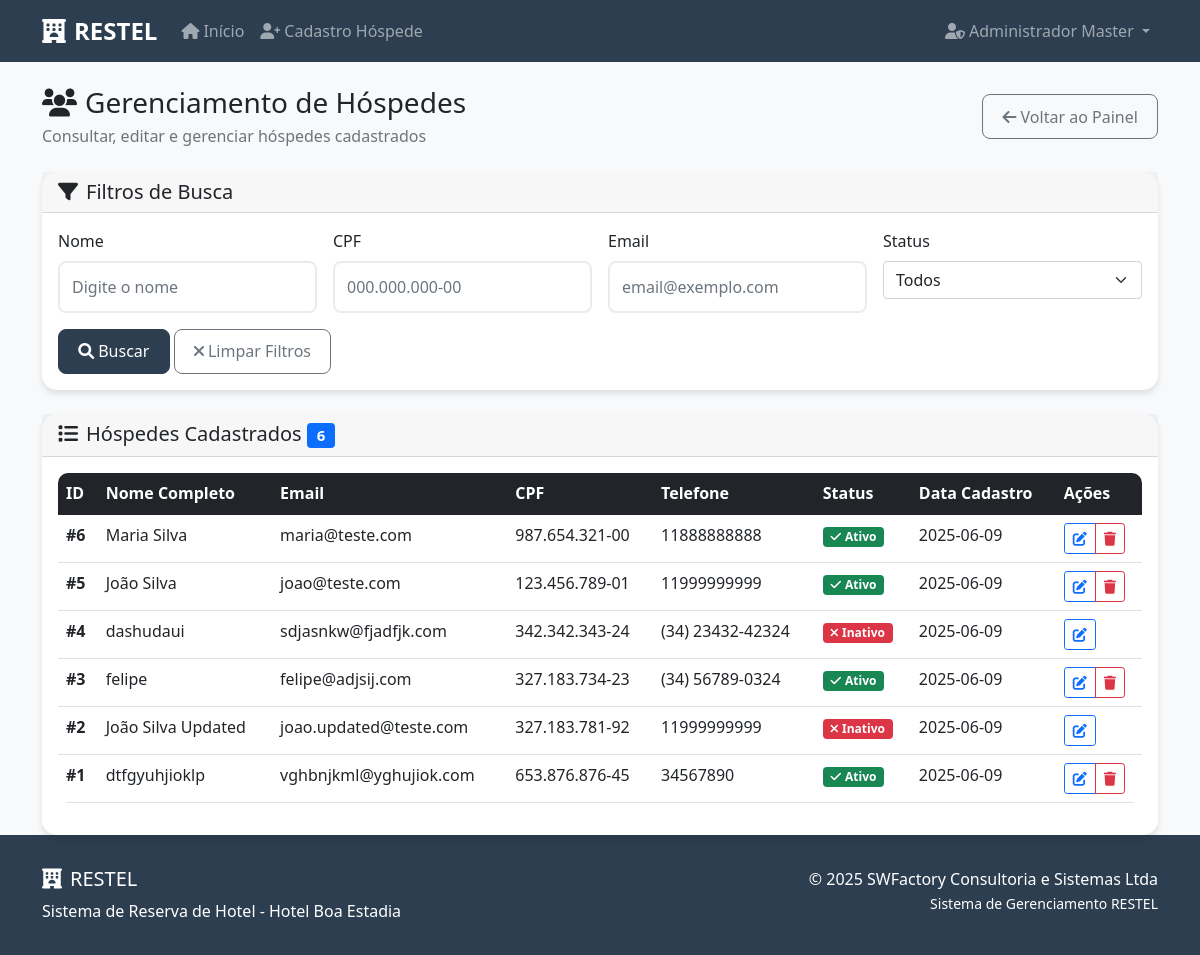
The app's page /admin/hospedes (signed in), older data.
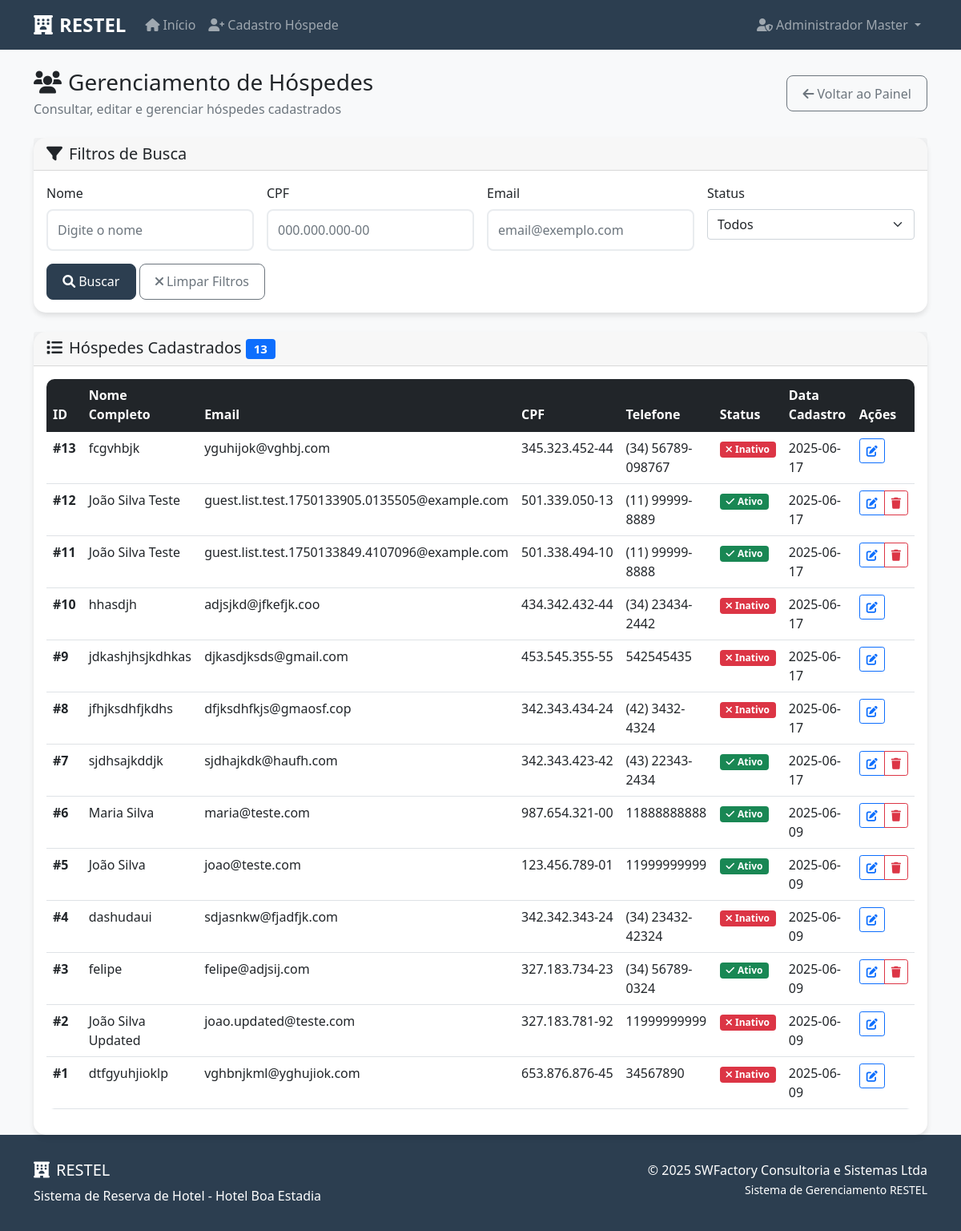
The same page, newer data.
### tables this page shows
CREATE TABLE hospedes (
            id INTEGER PRIMARY KEY AUTOINCREMENT,
            nome_completo TEXT NOT NULL,
            email TEXT UNIQUE NOT NULL,
            cpf TEXT UNIQUE NOT NULL,
            telefone TEXT NOT NULL,
            senha TEXT NOT NULL,
            ativo BOOLEAN DEFAULT 1,
            data_cadastro TIMESTAMP DEFAULT CURRENT_TIMESTAMP
        );

### src/restel/app.py (the view)
@app.route('/admin/hospedes')
def gerenciar_hospedes():
    if 'admin_id' not in session:
        flash('Acesso negado! Faça login como administrador.', 'error')
        return redirect(url_for('login_admin'))
    conn = get_db_connection()
    filtro_nome = request.args.get('nome', '')
    filtro_cpf = request.args.get('cpf', '')
    filtro_email = request.args.get('email', '')
    filtro_status = request.args.get('status', '')
    query = 'SELECT * FROM hospedes WHERE 1=1'
    params = []
    if filtro_nome:
        query += ' AND nome_completo LIKE ?'
        params.append(f'%{filtro_nome}%')
    if filtro_cpf:
        cpf_limpo = re.sub('[^0-9]', '', filtro_cpf)
        query += ' AND cpf LIKE ?'
        params.append(f'%{cpf_limpo}%')
    if filtro_email:
        query += ' AND email LIKE ?'
        params.append(f'%{filtro_email}%')
    if filtro_status:
        if filtro_status == 'ativo':
            query += ' AND ativo = 1'
        elif filtro_status == 'inativo':
            query += ' AND ativo = 0'
    query += ' ORDER BY data_cadastro DESC'
    hospedes = conn.execute(query, params).fetchall()
    conn.close()
    return render_template('admin_hospedes.html', hospedes=hospedes,
                         filtro_nome=filtro_nome, filtro_cpf=filtro_cpf,
                         filtro_email=filtro_email, filtro_status=filtro_status)

### src/restel/app.py (called while the page is built)
def get_db_connection():
    from flask import current_app
    db_path = current_app.config.get('DATABASE', DATABASE)
    conn = sqlite3.connect(db_path)
    conn.row_factory = sqlite3.Row
    return conn

### src/restel/templates/admin_hospedes.html (shortened to what this page needs)
{% extends "base.html" %}
{% block content %}
<div class="container mt-4">
    <div class="row">
        <div class="col-12">
            <div class="d-flex justify-content-between align-items-center mb-4">
                <div>
                    <h1 class="h3 mb-1">
                        <i class="fas fa-users me-2"></i>Gerenciamento de Hóspedes
                    </h1>
                    <p class="text-muted mb-0">Consultar, editar e gerenciar hóspedes cadastrados</p>
                </div>
                <a href="{{ url_for('painel_admin') }}" class="btn btn-outline-secondary">
                    <i class="fas fa-arrow-left me-1"></i>Voltar ao Painel
                </a>
            </div>
        </div>
    </div>
    <div class="row">
        <div class="col-12">
            <div class="card mb-4">
                <div class="card-header">
                    <h5 class="mb-0">
                        <i class="fas fa-filter me-2"></i>Filtros de Busca
                    </h5>
                </div>
                <div class="card-body">
                    <form method="GET" action="{{ url_for('gerenciar_hospedes') }}">
                        <div class="row g-3">
                            <div class="col-md-3">
                                <label for="nome" class="form-label">Nome</label>
                                <input type="text" class="form-control" id="nome" name="nome"
                                       value="{{ filtro_nome }}" placeholder="Digite o nome">
                            </div>
                            <div class="col-md-3">
                                <label for="cpf" class="form-label">CPF</label>
                                <input type="text" class="form-control" id="cpf" name="cpf"
                                       value="{{ filtro_cpf }}" placeholder="000.000.000-00">
                            </div>
                            <div class="col-md-3">
                                <label for="email" class="form-label">Email</label>
                                <input type="email" class="form-control" id="email" name="email"
                                       value="{{ filtro_email }}" placeholder="email@exemplo.com">
                            </div>
                            <div class="col-md-3">
                                <label for="status" class="form-label">Status</label>
                                <select class="form-select" id="status" name="status">
                                    <option value="">Todos</option>
                                </select>
                            </div>
                        </div>
                        <div class="row mt-3">
                            <div class="col-12">
                                <button type="submit" class="btn btn-primary">
                                    <i class="fas fa-search me-1"></i>Buscar
                                </button>
                                <a href="{{ url_for('gerenciar_hospedes') }}" class="btn btn-outline-secondary">
                                    <i class="fas fa-times me-1"></i>Limpar Filtros
                                </a>
                            </div>
                        </div>
                    </form>
                </div>
            </div>
        </div>
    </div>
    <div class="row">
        <div class="col-12">
            <div class="card">
                <div class="card-header d-flex justify-content-between align-items-center">
                    <h5 class="mb-0">
                        <i class="fas fa-list me-2"></i>Hóspedes Cadastrados
                        <span class="badge bg-primary">{{ hospedes|length }}</span>
                    </h5>
                </div>
                <div class="card-body">
                    {% if hospedes %}
                        <div class="table-responsive">
                            <table class="table table-hover">
                                <thead class="table-dark">
                                    <tr>
                                        <th>ID</th>
                                        <th>Nome Completo</th>
                                        <th>Email</th>
                                        <th>CPF</th>
                                        <th>Telefone</th>
                                        <th>Status</th>
                                        <th>Data Cadastro</th>
                                        <th>Ações</th>
                                    </tr>
                                </thead>
                                <tbody>
                                    {% for hospede in hospedes %}
                                    <tr>
                                        <td><strong>#{{ hospede.id }}</strong></td>
                                        <td>{{ hospede.nome_completo }}</td>
                                        <td>{{ hospede.email }}</td>
                                        <td>{{ hospede.cpf[:3] }}.{{ hospede.cpf[3:6] }}.{{ hospede.cpf[6:9] }}-{{ hospede.cpf[9:] }}</td>
                                        <td>{{ hospede.telefone }}</td>
                                        <td>
                                            {% if hospede.ativo %}
                                                <span class="badge bg-success">
                                                    <i class="fas fa-check me-1"></i>Ativo
                                                </span>
                                            {% else %}
                                                <span class="badge bg-danger">
                                                    <i class="fas fa-times me-1"></i>Inativo
                                                </span>
                                            {% endif %}
                                        </td>
                                        <td>{{ hospede.data_cadastro.split(' ')[0] if hospede.data_cadastro else 'N/A' }}</td>
                                        <td>
                                            <div class="btn-group btn-group-sm" role="group">
                                                <a href="{{ url_for('editar_hospede', hospede_id=hospede.id) }}"
                                                   class="btn btn-outline-primary" title="Editar">
                                                    <i class="fas fa-edit"></i>
                                                </a>
                                                {% if hospede.ativo %}
                                                <button type="button" class="btn btn-outline-danger"
                                                        onclick="confirmarExclusao({{ hospede.id }}, '{{ hospede.nome_completo }}')"
                                                        title="Inativar">
                                                    <i class="fas fa-trash"></i>
                                                </button>
                                                {% endif %}
                                            </div>
                                        </td>
                                    </tr>
                                    {% endfor %}
                                </tbody>
                            </table>
                        </div>
                    {% endif %}
                </div>
            </div>
        </div>
    </div>
</div>
{% endblock %}

### src/restel/templates/base.html (shortened to what this page needs)
<!DOCTYPE html>
<html lang="pt-BR">
<head>
    <link href="https://cdn.jsdelivr.net/npm/bootstrap@5.1.3/dist/css/bootstrap.min.css" rel="stylesheet">
    <link href="https://cdnjs.cloudflare.com/ajax/libs/font-awesome/6.0.0/css/all.min.css" rel="stylesheet">
</head>
<body>
    <nav class="navbar navbar-expand-lg navbar-dark" style="background-color: var(--primary-color);">
        <div class="container">
            <a class="navbar-brand" href="{{ url_for('index') }}">
                <i class="fas fa-hotel me-2"></i>RESTEL
            </a>
            <div class="collapse navbar-collapse" id="navbarNav">
                <ul class="navbar-nav me-auto">
                    <li class="nav-item">
                        <a class="nav-link" href="{{ url_for('index') }}">
                            <i class="fas fa-home me-1"></i>Início
                        </a>
                    </li>
                    <li class="nav-item">
                        <a class="nav-link" href="{{ url_for('cadastro_hospede') }}">
                            <i class="fas fa-user-plus me-1"></i>Cadastro Hóspede
                        </a>
                    </li>
                </ul>
                <ul class="navbar-nav">
                    {% if session.admin_id %}
                        <li class="nav-item dropdown">
                            <a class="nav-link dropdown-toggle" href="#" id="navbarDropdown" role="button" data-bs-toggle="dropdown">
                                <i class="fas fa-user-shield me-1"></i>{{ session.admin_nome }}
                            </a>
                        </li>
                    {% else %}
                        <li class="nav-item">
                            <a class="nav-link" href="{{ url_for('login_admin') }}">
                                <i class="fas fa-sign-in-alt me-1"></i>Login Admin
                            </a>
                        </li>
                    {% endif %}
                </ul>
            </div>
        </div>
    </nav>
    <main>
        {% block content %}{% endblock %}
    </main>
    <footer class="footer mt-auto">
        <div class="container">
            <div class="row">
                <div class="col-md-6">
                    <h5><i class="fas fa-hotel me-2"></i>RESTEL</h5>
                    <p class="mb-0">Sistema de Reserva de Hotel - Hotel Boa Estadia</p>
                </div>
                <div class="col-md-6 text-md-end">
                    <p class="mb-0">© 2025 SWFactory Consultoria e Sistemas Ltda</p>
                    <small>Sistema de Gerenciamento RESTEL</small>
                </div>
            </div>
        </div>
    </footer>
</body>
</html>

### src/restel/templates/base.html (style rules this page uses)
:root { --primary-color: #2c3e50; --secondary-color: #3498db; --success-color: #27ae60; --danger-color: #e74c3c; --warning-color: #f39c12; --light-bg: #f8f9fa; }
body { font-family: 'Segoe UI', Tahoma, Geneva, Verdana, sans-serif; background-color: var(--light-bg); }
.navbar-brand { font-weight: bold; font-size: 1.5rem; }
.card { border: none; border-radius: 15px; box-shadow: 0 4px 6px rgba(0, 0, 0, 0.1); transition: transform 0.2s; }
.btn { border-radius: 8px; padding: 0.6rem 1.2rem; font-weight: 500; }
.btn-primary { background-color: var(--primary-color); border-color: var(--primary-color); }
.form-control { border-radius: 8px; border: 2px solid #e9ecef; padding: 0.75rem; }
.table { border-radius: 10px; overflow: hidden; }
.footer { background-color: var(--primary-color); color: white; padding: 2rem 0; margin-top: 4rem; }

Row changes from the older to the newer data that the page shows:
added hospedes: id "13", nome_completo "fcgvhbjk", email "yguhijok@vghbj.com", cpf "345", cpf "323", cpf "452", cpf "44", telefone "(34) 56789-098767", ativo False (drawn), data_cadastro "2025-06-17"
added hospedes: id "12", nome_completo "João Silva Teste", email "guest.list.test.1750133905.0135505@example.com", cpf "501", cpf "339", cpf "050", cpf "13", telefone "(11) 99999-8889", ativo True (drawn), data_cadastro "2025-06-17"
added hospedes: id "11", nome_completo "João Silva Teste", email "guest.list.test.1750133849.4107096@example.com", cpf "501", cpf "338", cpf "494", cpf "10", telefone "(11) 99999-8888", ativo True (drawn), data_cadastro "2025-06-17"
added hospedes: id "10", nome_completo "hhasdjh", email "adjsjkd@jfkefjk.coo", cpf "434", cpf "342", cpf "432", cpf "44", telefone "(34) 23434-2442", ativo False (drawn), data_cadastro "2025-06-17"
added hospedes: id "9", nome_completo "jdkashjhsjkdhkas", email "djkasdjksds@gmail.com", cpf "453", cpf "545", cpf "355", cpf "55", telefone "542545435", ativo False (drawn), data_cadastro "2025-06-17"
added hospedes: id "8", nome_completo "jfhjksdhfjkdhs", email "dfjksdhfkjs@gmaosf.cop", cpf "342", cpf "343", cpf "434", cpf "24", telefone "(42) 3432-4324", ativo False (drawn), data_cadastro "2025-06-17"
added hospedes: id "7", nome_completo "sjdhsajkddjk", email "sjdhajkdk@haufh.com", cpf "342", cpf "343", cpf "423", cpf "42", telefone "(43) 22343-2434", ativo True (drawn), data_cadastro "2025-06-17"
changed hospedes "dtfgyuhjioklp": ativo "Ativo" → "Inativo"
Text that changed along with them:
{{ hospedes|length }}: "6" → "13"
